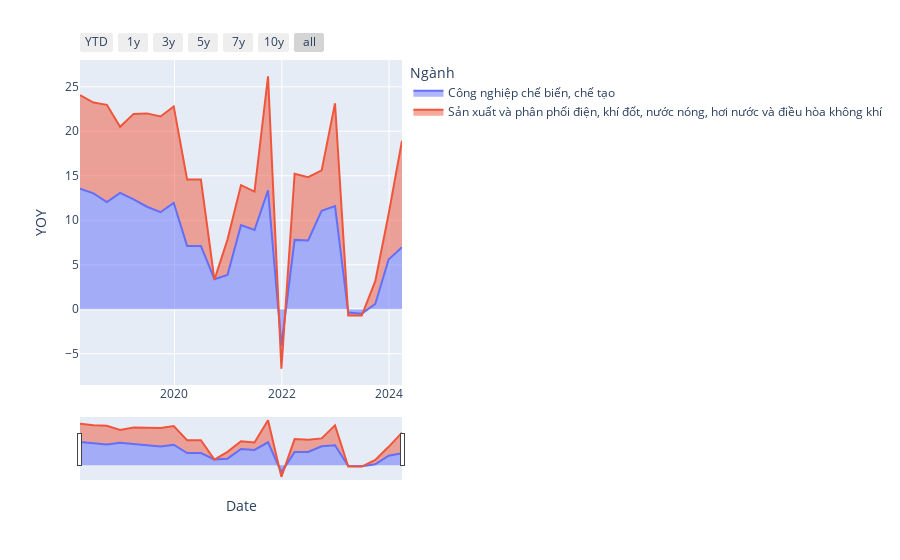

The notebook cell saved with this chart:
### Code cell
import pandas as pd
import plotly.express as px
import plotly.graph_objects as go

df_show = dfs_gdp_ss[
    (
        (dfs_gdp_ss["Ngành"] == "Công nghiệp chế biến, chế tạo")
        | (dfs_gdp_ss["Ngành"] == "Sản xuất và phân phối điện, khí đốt, nước nóng, hơi nước và điều hòa không khí")
    )
]

fig = px.area(df_show, x="Date", y="YOY", color="Ngành")

fig.update_xaxes(
    rangeslider_visible=True,
    rangeselector=dict(
        buttons=[
            dict(count=1, label="YTD", step="year", stepmode="todate"),
            dict(count=1, label="1y", step="year", stepmode="backward"),
            dict(count=3, label="3y", step="year", stepmode="backward"),
            dict(count=5, label="5y", step="year", stepmode="backward"),
            dict(count=7, label="7y", step="year", stepmode="backward"),
            dict(count=10, label="10y", step="year", stepmode="backward"),
            dict(step="all"),
        ]
    ),
)

fig.show()

### Figure 1 — Plotly figure (JSON) as saved in the notebook; plotly's stock layout.template omitted (floating-point values rounded to 4 significant figures)
{"data": [{"fillpattern": {"shape": ""}, "hovertemplate": "Ngành=Công nghiệp chế biến, chế tạo<br>Date=%{x}<br>YOY=%{y}<extra></extra>", "legendgroup": "Công nghiệp chế biến, chế tạo", "line": {"color": "#636efa"}, "marker": {"symbol": "circle"}, "mode": "lines", "name": "Công nghiệp chế biến, chế tạo", "orientation": "v", "showlegend": true, "stackgroup": "1", "type": "scatter", "x": ["2024-03-29T00:00:00", "2023-12-29T00:00:00", "2023-09-29T00:00:00", "2023-06-29T00:00:00", "2023-03-29T00:00:00", "2022-12-29T00:00:00", "2022-09-29T00:00:00", "2022-06-29T00:00:00", "2022-03-29T00:00:00", "2021-12-29T00:00:00", "2021-09-29T00:00:00", "2021-06-29T00:00:00", "2021-03-29T00:00:00", "2020-12-27T00:00:00", "2020-09-29T00:00:00", "2020-06-29T00:00:00", "2020-03-27T00:00:00", "2019-12-27T00:00:00", "2019-09-28T00:00:00", "2019-06-28T00:00:00", "2019-03-29T00:00:00", "2018-12-27T00:00:00", "2018-09-28T00:00:00", "2018-06-29T00:00:00", "2018-03-29T00:00:00"], "xaxis": "x", "y": [6.98, 5.593, 0.5985, -0.4903, -0.3709, 11.58, 11.07, 7.725, 7.792, -4.091, 13.35, 8.901, 9.45, 3.859, 3.383, 7.12, 7.12, 11.96, 10.9, 11.52, 12.35, 13.08, 12.05, 13.02, 13.56], "yaxis": "y"}, {"fillpattern": {"shape": ""}, "hovertemplate": "Ngành=Sản xuất và phân phối điện, khí đốt, nước nóng, hơi nước và điều hòa không khí<br>Date=%{x}<br>YOY=%{y}<extra></extra>", "legendgroup": "Sản xuất và phân phối điện, khí đốt, nước nóng, hơi nước và điều hòa không khí", "line": {"color": "#EF553B"}, "marker": {"symbol": "circle"}, "mode": "lines", "name": "Sản xuất và phân phối điện, khí đốt, nước nóng, hơi nước và điều hòa không khí", "orientation": "v", "showlegend": true, "stackgroup": "1", "type": "scatter", "x": ["2024-03-29T00:00:00", "2023-12-29T00:00:00", "2023-09-29T00:00:00", "2023-06-29T00:00:00", "2023-03-29T00:00:00", "2022-12-29T00:00:00", "2022-09-29T00:00:00", "2022-06-29T00:00:00", "2022-03-29T00:00:00", "2021-12-29T00:00:00", "2021-09-29T00:00:00", "2021-06-29T00:00:00", "2021-03-29T00:00:00", "2020-12-27T00:00:00", "2020-09-29T00:00:00", "2020-06-29T00:00:00", "2020-03-27T00:00:00", "2019-12-27T00:00:00", "2019-09-28T00:00:00", "2019-06-28T00:00:00", "2019-03-29T00:00:00", "2018-12-27T00:00:00", "2018-09-28T00:00:00", "2018-06-29T00:00:00", "2018-03-29T00:00:00"], "xaxis": "x", "y": [11.97, 5.118, 2.556, -0.21, -0.3186, 11.55, 4.53, 7.114, 7.421, -2.593, 12.83, 4.321, 4.5, 3.969, -0.06761, 7.46, 7.46, 10.83, 10.76, 10.49, 9.6, 7.421, 10.91, 10.2, 10.5], "yaxis": "y"}], "layout": {"legend": {"title": {"text": "Ngành"}, "tracegroupgap": 0}, "margin": {"t": 60}, "xaxis": {"anchor": "y", "domain": [0, 1], "rangeselector": {"buttons": [{"count": 1, "label": "YTD", "step": "year", "stepmode": "todate"}, {"count": 1, "label": "1y", "step": "year", "stepmode": "backward"}, {"count": 3, "label": "3y", "step": "year", "stepmode": "backward"}, {"count": 5, "label": "5y", "step": "year", "stepmode": "backward"}, {"count": 7, "label": "7y", "step": "year", "stepmode": "backward"}, {"count": 10, "label": "10y", "step": "year", "stepmode": "backward"}, {"step": "all"}]}, "rangeslider": {"visible": true}, "title": {"text": "Date"}}, "yaxis": {"anchor": "x", "domain": [0, 1], "title": {"text": "YOY"}}}}
